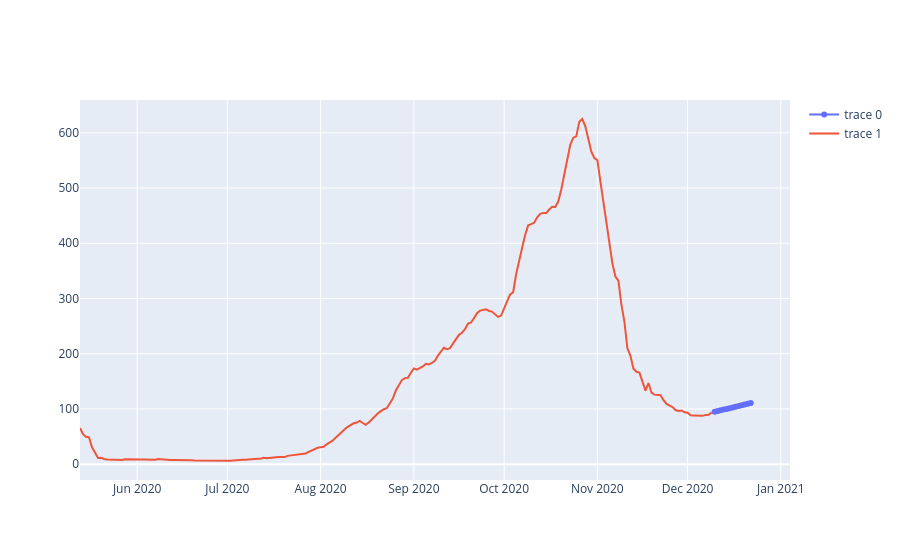

Here is the notebook cell this chart was saved with:
### Code cell
"""import plotly.graph_objects as go
fig = go.Figure()

fig.add_trace(go.Scatter(
    x=df_incid_pred[df_incid_pred["departementName"]=="Paris"]["jour"],
    y=df_incid_pred[df_incid_pred["departementName"]=="Paris"]["pred_incidence"] ))

fig.add_trace(go.Scatter(
    x=df_incid_departements[df_incid_departements["departmentName"]=="Paris"]["jour"],
    y=df_incid_departements[df_incid_departements["departmentName"]=="Paris"]["incidence"] ))

fig.show()"""

### Figure 1 — Plotly figure (JSON) as saved in the notebook; plotly's stock layout.template omitted (floating-point values rounded to 4 significant figures; data arrays with more than 128 entries replaced by an {"elided": "..."} marker saying what was removed)
{"data": [{"type": "scatter", "x": ["2020-12-10", "2020-12-11", "2020-12-12", "2020-12-13", "2020-12-14", "2020-12-15", "2020-12-16", "2020-12-17", "2020-12-18", "2020-12-19", "2020-12-20", "2020-12-21", "2020-12-22"], "y": [95.01, 96.25, 97.5, 98.76, 100.0, 101.3, 102.7, 104.0, 105.3, 106.7, 108.1, 109.5, 110.9]}, {"type": "scatter", "x": {"elided": "211 str values"}, "y": {"elided": "211 float values"}}], "layout": {}}
